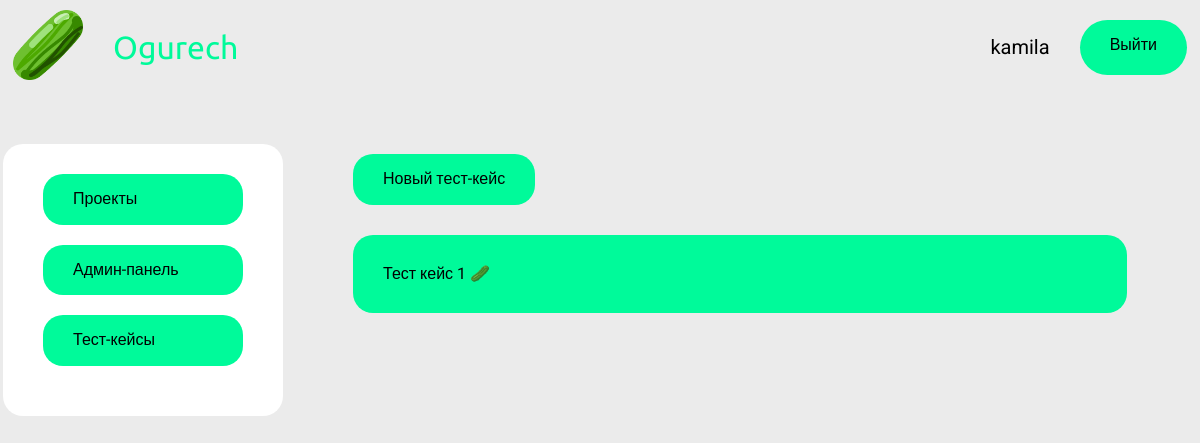
The app's page /test/test_cases (signed in), older data.
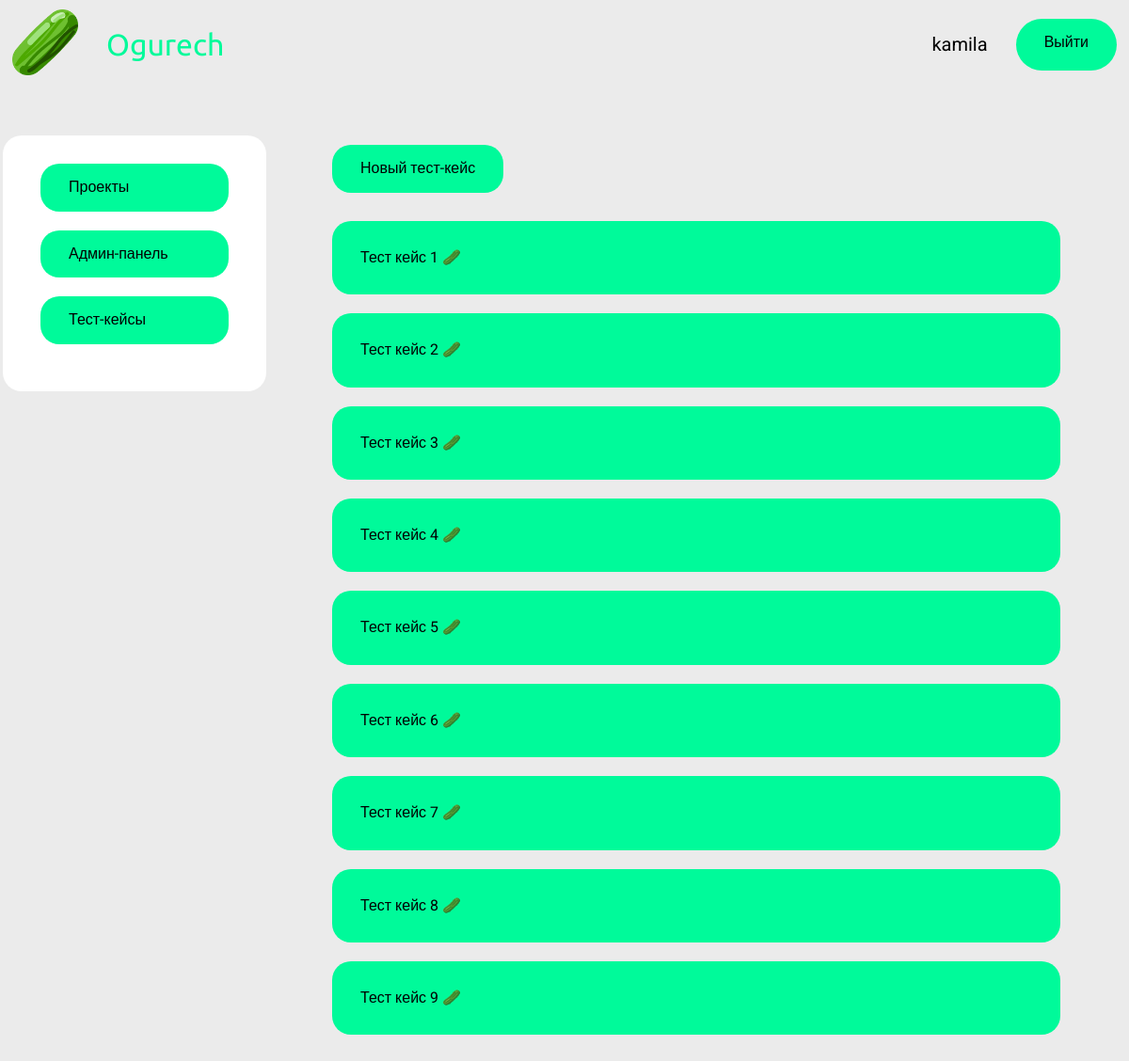
The same page, newer data.
### service/models.py (models this page shows)
class TestCase(models.Model):
    description = models.TextField()
    expectedResult = models.CharField(max_length=200)

### service/views.py (the view)
    def wrapper(*args, **kwargs) -> HttpResponse:
        request, data = func(*args, **kwargs)
        if not data['ok']:
            return render(request, ERROR.get_html(), context=data)
        return render(request, f'{data["template"]}.html', data)

### service/pages.py (called while the page is built)
    def get_full_name(self):
        return f'service/{self.name}'

### service/repository.py (called while the page is built)
    @staticmethod
    def find_test_cases():
        return TestCase.objects.all()

### service/service.py (called while the page is built)
    @staticmethod
    def find_test_cases():
        return list(DB.find_test_cases().values())

### service/views.py (called while the page is built)
def return_data_template(func):
    def wrapper(*args, **kwargs) -> HttpResponse:
        request, data = func(*args, **kwargs)
        if not data['ok']:
            return render(request, ERROR.get_html(), context=data)
        return render(request, f'{data["template"]}.html', data)
    return wrapper

@login_required(login_url='login')
@return_data_template
def find_test_cases(request):
    test_cases = ProjectService.find_test_cases()
    data = {'ok': True, 'test_cases': test_cases, 'template': TEST_CASES.get_full_name(), 'action': 'FIND',
            'body': 'projects'}
    return request, data

### service/templates/service/test_cases.html (shortened to what this page needs)
{% extends 'base.html' %}
{% block main %}
    <main class="main container">
        <div class="wrapper">
            {% include 'include/side-menu.html' %}
            <section class="releases content-section">
                <div class="btns">
                    <input class="add-btn" type="submit" value="Новый тест-кейс" />
                </div>
                <span class="content">
                    {% for test_case in test_cases %}
                        <div class="card">
                            <div class="card-title">
                                <span class="card-name">Тест кейс {{ test_case.id }}</span>
                                <span class="result-emoji">🥒</span>
                            </div>
                        </div>
                    {% endfor %}
                </span>
            </section>
      </div>
    </main>
{% endblock %}

### service/templates/base.html (shortened to what this page needs)
{% load static %}
<!DOCTYPE html>
<html lang="ru">
<head>
    <link rel="stylesheet" href="{%  static 'service/css/style.css' %}">
    <link rel="stylesheet" href="{%  static 'service/css/normalize.css' %}">
</head>
<body>
   <header class="header container">
       <a href="/" class="logo">
           <img
                   width="70"
                   src="{% static 'service/img/logo.png' %}"
                   alt="Лого: Ogurech"
                   class="logo-image" />
       </a>
       <span class="company-name"> Ogurech </span>
       {% block user %}
           <div class="login">
           {% if user.is_authenticated %}
               <span class="username">{{ user.username }}</span>
               <a href="{% url 'logout' %}" class="logout-btn">Выйти</a>
           {% else %}
               <a href="{% url 'login' %}" class="login-btn">Войти</a>
           {% endif %}
           </div>
       {% endblock %}
   </header>
    {% block main %}{% endblock %}
   <footer class="footer"></footer>
</body>
</html>

### service/templates/include/side-menu.html
<aside class="nav">
    <a class="nav-elem" href="/test/projects">Проекты</a>
    <a class="nav-elem" href="/admin">Админ-панель</a>
    <a class="nav-elem" href="/test/test_cases">Тест-кейсы</a>
</aside>

### service/static/service/css/style.css (style rules this page uses)
* { box-sizing: border-box; }
body { font-family: 'Roboto', sans-serif; background: #EBEBEB; }
.container { max-width: 1194px; margin: auto; }
.header { display: flex; align-items: center; padding: 10px 10px; }
.logo { margin-right: 30px; }
.company-name { font-family: 'Ubuntu', sans-serif; font-size: 200%; color: #00fa9a; }
.login { margin-left: auto; display: flex; }
.username { font-size: 125%; padding: 16px 30px; }
.logout-btn { background: #00fa9a; border-radius: 50px; padding: 16px 30px; display: block; text-decoration: none; color: #000000; }
.wrapper { display: flex; margin-top: 50px; }
.nav { background: white; border-radius: 20px; display: flex; flex-direction: column; align-items: center; padding: 30px 40px; height: 100%; }
.nav-elem { background: #00fa9a; border-radius: 20px; padding: 16px 30px; width: 200px; margin-bottom: 20px; text-decoration: none; color: #000000; }
.content-section { display: flex; flex-direction: column; padding: 10px 70px; width: 100%; }
.btns { align-self: stretch; }
.add-btn { background: #00fa9a; border-radius: 20px; padding: 16px 30px; text-decoration: none; border: none; color: #000000; }
.content { display: flex; flex-direction: column; margin-top: 30px; }
.card { background: #00fa9a; border-radius: 20px; padding: 30px 30px; margin-bottom: 20px; }

Row changes from the older to the newer data that the page shows:
added TestCase: id "2"
added TestCase: id "3"
added TestCase: id "4"
added TestCase: id "5"
added TestCase: id "6"
added TestCase: id "7"
added TestCase: id "8"
added TestCase: id "9"
